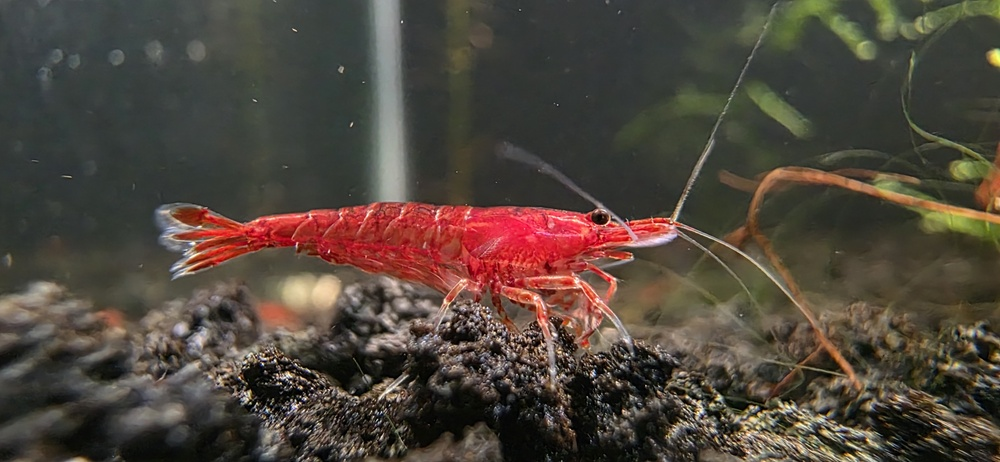
#> input picture Fotos/BloodyMary/20251009_210314.jpg, 1000 x 462 px, shrunk from 4000 x 1848 before the run
$ python rotate_image.py ../Fotos/BloodyMary/20251009_210314.jpg 5
#> lines starting #> are read from the running program, lines starting #| are printed output that depends on the picture
from PIL import Image
import sys

def rotate(path, degrees=180):
#> called with path = '../Fotos/BloodyMary/20251009_210314.jpg', degrees = 5
    try:
        img = Image.open(path)
#> img is the input picture: PIL image 1000x462 RGB; mean R, G, B 79.8, 69.6, 60.1
        img = img.rotate(degrees, expand=True)
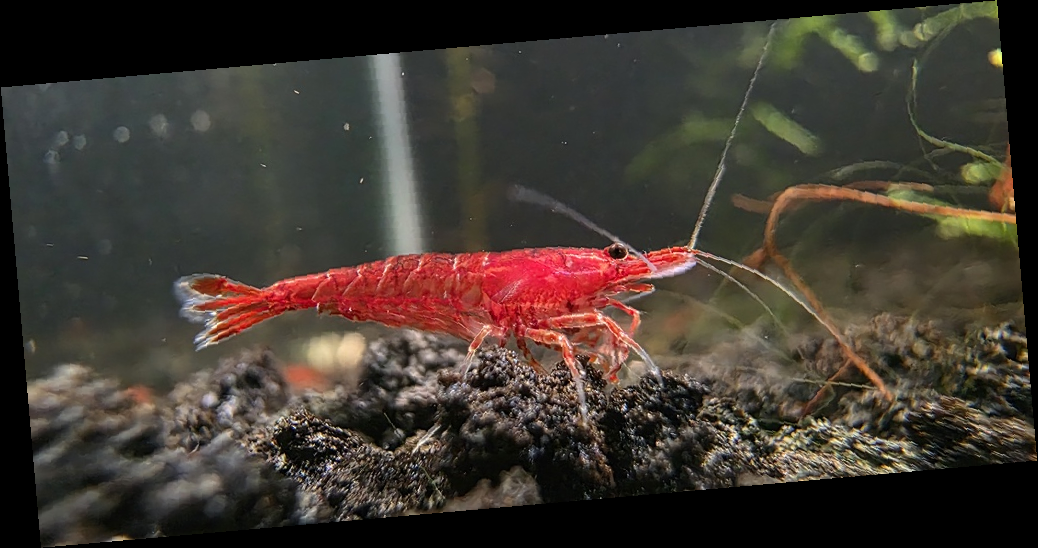
#> img: PIL image 1038x548 RGB; mean R, G, B 64.8, 56.5, 48.8
        img.save(path)
        print(f"Rotated {path} by {degrees} degrees")
    except Exception as e:
        print(f"Error rotating {path}: {e}")

if __name__ == '__main__':
    if len(sys.argv) < 2:
        print('Usage: rotate_image.py <image_path> [degrees]')
    else:
        path = sys.argv[1]
        degrees = int(sys.argv[2]) if len(sys.argv) > 2 else 180
        rotate(path, degrees)

$ run again, on Fotos/BloodyMary/20251115_160333.jpg
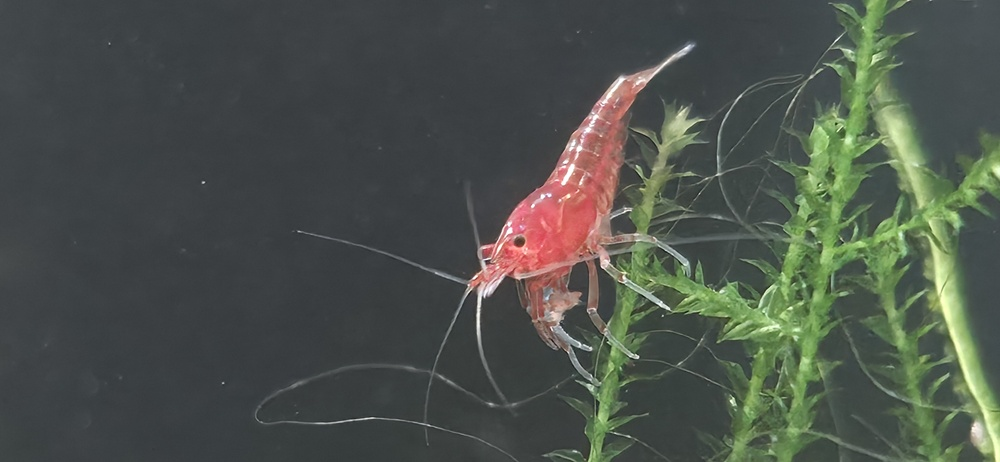
#> input picture Fotos/BloodyMary/20251115_160333.jpg, 1000 x 462 px, shrunk from 4080 x 1884 before the run
#> in rotate, img is the input picture: PIL image 1000x462 RGB; mean R, G, B 76.4, 82.4, 75.3
#> in rotate, `img = img.rotate(degrees, expand=True)`:
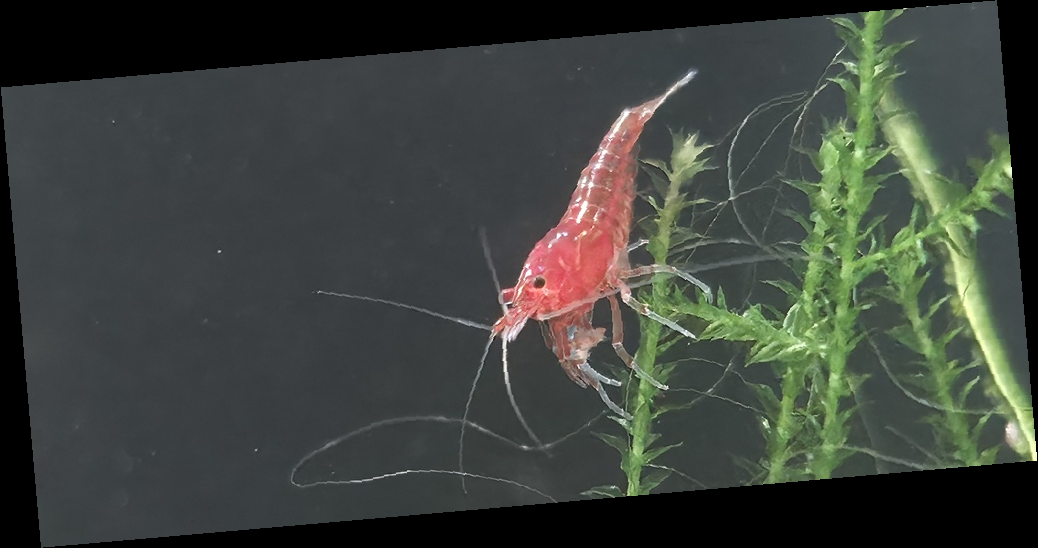
#> img: PIL image 1038x548 RGB; mean R, G, B 62, 67, 61.2
